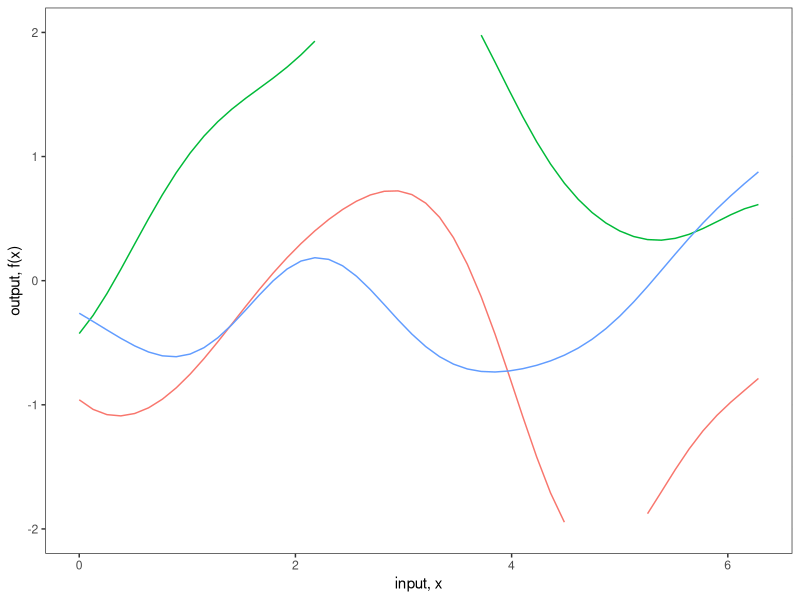
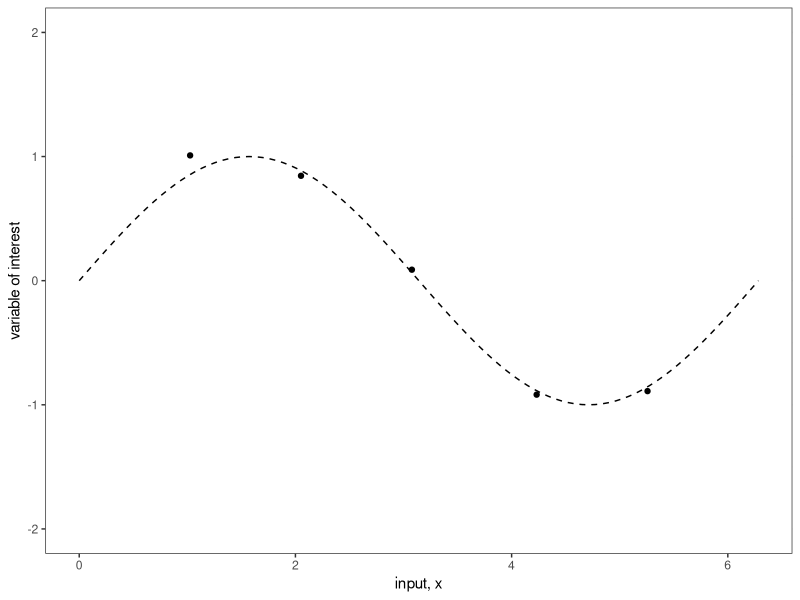
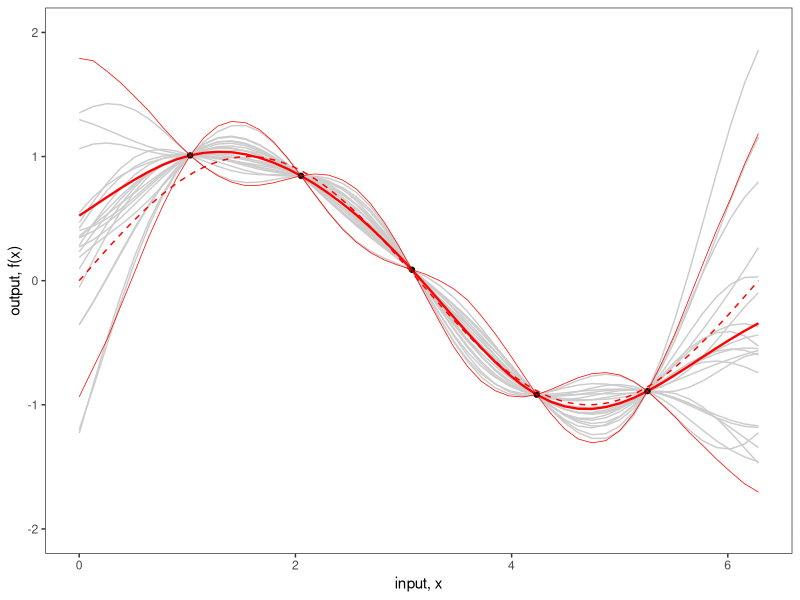
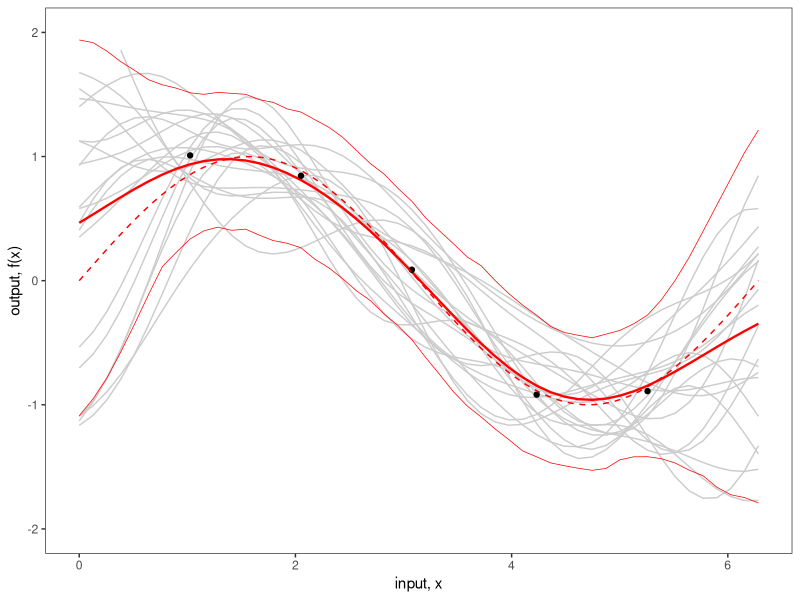
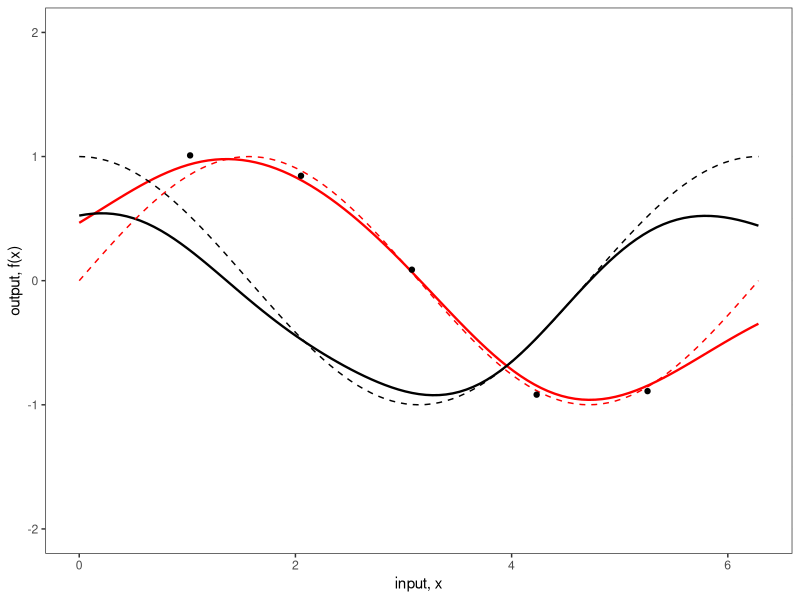

These figures' R source, in order:
## ---- chunk 1
# Load in the required libraries for data manipulation
# and multivariate normal distribution
require(MASS)
require(plyr)
require(reshape2)
require(ggplot2)
## ---- chunk 2
x_pts_num <- 50
x_pts_num_s <- 10
## ---- chunk 3
# Parameters:
#	X1, X2 = vectors
# 	l = the scale length parameter
# Returns:
# 	a covariance matrix
calcSigma <- function(X1,X2,l=1) {
  Sigma <- matrix(rep(0, length(X1)*length(X2)), nrow=length(X1))
  for (i in 1:nrow(Sigma)) {
    for (j in 1:ncol(Sigma)) {
      Sigma[i,j] <- exp(-0.5*(abs(X1[i]-X2[j])/l)^2)
    }
  }
  return(Sigma)
}
x.star_s <- seq(0,2*pi, len=x_pts_num_s)
k.xsxs_s <- calcSigma(x.star_s,x.star_s)
## ---- chunk 4
# Utility function to print matrices in proper LaTeX format
print_mat <- function(mat) {
  n <- nrow(mat)
  c('\\begin{bmatrix}',
    paste0(sapply(seq_len(n - 1),
                  function(i) paste0(mat[i, ], collapse = ' & ')),
           ' \\\\'),
    paste0(mat[n, ], collapse = ' & '),
    '\\end{bmatrix}')
} 
## ---- chunk 5
writeLines(c('$$',
             print_mat(
               round(k.xsxs_s,3)
             ),
             '$$'))
## ---- chunk 6
# Parameters:
#	X1, X2 = vectors
# 	l = the scale length parameter
# Returns:
# 	a covariance matrix
calcSigma <- function(X1,X2,l=1) {
  Sigma <- matrix(rep(0, length(X1)*length(X2)), nrow=length(X1))
  for (i in 1:nrow(Sigma)) {
    for (j in 1:ncol(Sigma)) {
      Sigma[i,j] <- exp(-0.5*(abs(X1[i]-X2[j])/l)^2)
    }
  }
  return(Sigma)
}
x.star <- seq(0,2*pi, len=x_pts_num)
k.xsxs <- calcSigma(x.star,x.star)
## ---- chunk 7
# Generate a number of functions from the process
n.samples_s <- 3
values <- matrix(rep(0,length(x.star)*n.samples_s), ncol=n.samples_s)
for (i in 1:n.samples_s) {
  # Each column represents a sample from a multivariate normal distribution
  # with zero mean and covariance k.xsxs
  values[,i] <- mvrnorm(1, rep(0, length(x.star)), k.xsxs)
}
values <- cbind(x=x.star,as.data.frame(values))
values <- melt(values,id="x")
## ---- chunk 8
# Plot the result
fig2a <- ggplot(values,aes(x=x,y=value)) +
  geom_rect(xmin=-Inf, xmax=Inf, ymin=-2.25, ymax=2.25, fill="white") +
  geom_line(aes(color=variable), show.legend = FALSE) +
  theme_bw() +
  scale_y_continuous(lim=c(-2,2), name="output, f(x)") +
  xlab("input, x")
fig2a
## ---- chunk 9
n <- 5
## ---- chunk 10
real_life_process <- function(x){
  sin(x)
}
## ---- chunk 11

# control_inputs <- matrix(seq(1,2*pi-1,len=n), ncol = 1)
control_inputs <- matrix(c(1.0258262, 2.0516523, 3.0774785, 4.2315330, 5.2573591), ncol = 1)

var_meas_err <- 0.01
obs_errors <- matrix(rnorm(n,0,sd = sqrt(var_meas_err)), ncol=1)

zeta <- real_life_process(control_inputs)
obs <- as.matrix(zeta, ncol=1) + obs_errors

f <- data.frame(x=control_inputs,
                y=obs)
colnames(f) <- c("control_inputs", "obs")
## ---- chunk 12
# Plot the result
fig <- ggplot(f, aes(control_inputs, obs)) +
  geom_rect(xmin=-Inf, xmax=Inf, ymin=-2.25, ymax=2.25, fill="white") + 
  geom_point() +
  geom_function(fun = function(x) sin(x), linetype="dashed") +
  xlab("input, x") +
  xlim(0,2*pi) +
  scale_y_continuous(lim=c(-2,2), name="variable of interest") +
  theme_bw()
fig
## ---- chunk 13
x <- f$control_inputs
k.xx <- calcSigma(x,x)
k.xxs <- calcSigma(x,x.star)
k.xsx <- calcSigma(x.star,x)
# k.xsxs <- calcSigma(x.star,x.star)
## ---- chunk 14
f.star.bar <- k.xsx%*%solve(k.xx)%*%f$obs
cov.f.star <- k.xsxs - k.xsx%*%solve(k.xx)%*%k.xxs
## ---- chunk 15
n.samples_m <- 20
## ---- chunk 16
values <- matrix(rep(0,length(x.star)*n.samples_m), ncol=n.samples_m)
for (i in 1:n.samples_m) {
  values[,i] <- mvrnorm(1, f.star.bar, cov.f.star)
}
values <- cbind(x=x.star,as.data.frame(values))
values <- melt(values,id="x")
## ---- chunk 17
n.samples <- 1000
values_l <- matrix(rep(0,length(x.star)*n.samples), ncol=n.samples)
for (i in 1:n.samples) {
  values_l[,i] <- mvrnorm(1, f.star.bar, cov.f.star)
}
values_l <- cbind(x=x.star,as.data.frame(values_l))
values_l <- melt(values_l,id="x")
## ---- chunk 18
post_summ <- data.frame(x.star, f.star.bar, rep(NA, length(x.star)), rep(NA, length(x.star)))
colnames(post_summ) <- c("x.star", "f.star.bar", "lower", "upper")
for (i in 1:length(x.star)) {
  post_summ[i, 3] <- quantile(values_l[seq(i, length(x.star)*n.samples, by=length(x.star)),3], 0.025)
}
for (i in 1:length(x.star)) {
  post_summ[i, 4] <- quantile(values_l[seq(i, length(x.star)*n.samples, by=length(x.star)),3], 0.975)
}
## ---- chunk 19
fig2b <- ggplot(values,aes(x=x,y=value)) +
  geom_rect(xmin=-Inf, xmax=Inf, ymin=-2.25, ymax=2.25, fill="white") +
  geom_line(aes(group=variable), colour="grey80") + 
  geom_line(data=values_l, aes(x=rep(x.star,n.samples), y=rep(f.star.bar,n.samples)),colour="red", linewidth=0.8) +
  geom_point(data=f,aes(x=control_inputs,y=obs)) +
  geom_line(data=post_summ,aes(x=x.star,y=lower), colour="red", linewidth=0.25) +
  geom_line(data=post_summ,aes(x=x.star,y=upper), colour="red", linewidth=0.25) +
  theme_bw() +
  scale_y_continuous(lim=c(-2,2), name="output, f(x)") +
  xlab("input, x") +
  geom_function(fun = function(x) sin(x), colour="red", linetype="dashed")
fig2b
## ---- chunk 20
obs_noise <- 0.1
## ---- chunk 21
x <- f$control_inputs
k.xx.noise <- k.xx + obs_noise * diag(1, ncol(k.xx))
## ---- chunk 22
f.star.bar <- k.xsx%*%solve(k.xx.noise)%*%f$obs
cov.f.star <- k.xsxs - k.xsx%*%solve(k.xx.noise)%*%k.xxs
## ---- chunk 23
n.samples_m <- 20
## ---- chunk 24
values <- matrix(rep(0,length(x.star)*n.samples_m), ncol=n.samples_m)
for (i in 1:n.samples_m) {
  values[,i] <- mvrnorm(1, f.star.bar, cov.f.star)
}
values <- cbind(x=x.star,as.data.frame(values))
values <- melt(values,id="x")
## ---- chunk 25
n.samples <- 1000
values_l <- matrix(rep(0,length(x.star)*n.samples), ncol=n.samples)
for (i in 1:n.samples) {
  values_l[,i] <- mvrnorm(1, f.star.bar, cov.f.star)
}
values_l <- cbind(x=x.star,as.data.frame(values_l))
values_l <- melt(values_l,id="x")
## ---- chunk 26
post_summ <- data.frame(x.star, f.star.bar, rep(NA, length(x.star)), rep(NA, length(x.star)))
colnames(post_summ) <- c("x.star", "f.star.bar", "lower", "upper")
for (i in 1:length(x.star)) {
  post_summ[i, 3] <- quantile(values_l[seq(i, length(x.star)*n.samples, by=length(x.star)),3], 0.025)
}
for (i in 1:length(x.star)) {
  post_summ[i, 4] <- quantile(values_l[seq(i, length(x.star)*n.samples, by=length(x.star)),3], 0.975)
}
## ---- chunk 27
fig2b <- ggplot(values,aes(x=x,y=value)) +
  geom_rect(xmin=-Inf, xmax=Inf, ymin=-2.25, ymax=2.25, fill="white") +
  geom_line(aes(group=variable), colour="grey80") + 
  geom_line(data=values_l, aes(x=rep(x.star,n.samples), y=rep(f.star.bar,n.samples)),colour="red", linewidth=0.8) +
  geom_point(data=f,aes(x=control_inputs,y=obs)) +
  geom_line(data=post_summ,aes(x=x.star,y=lower), colour="red", linewidth=0.25) +
  geom_line(data=post_summ,aes(x=x.star,y=upper), colour="red", linewidth=0.25) +
  theme_bw() +
  scale_y_continuous(lim=c(-2,2), name="output, f(x)") +
  xlab("input, x") +
  geom_function(fun = function(x) sin(x), colour="red", linetype="dashed") 
# +
  # geom_errorbar(data=f,aes(x=control_inputs,y=NULL,ymin=obs-2*sqrt(obs_noise), ymax=obs+2*sqrt(obs_noise)), width=0.2)
fig2b
## ---- chunk 28
alpha <- solve(k.xx.noise) %*% f$obs
## ---- chunk 29
alpha1 <- alpha[1]
alpha2 <- alpha[2]
alpha3 <- alpha[3]
alpha4 <- alpha[4]
alpha5 <- alpha[5]
ci1 <- control_inputs[1]
ci2 <- control_inputs[2]
ci3 <- control_inputs[3]
ci4 <- control_inputs[4]
ci5 <- control_inputs[5]
mf <- expression(
  alpha1 * exp(-0.5*((ci1-x)/l)^2) +
    alpha2 * exp(-0.5*((ci2-x)/l)^2) +
    alpha3 * exp(-0.5*((ci3-x)/l)^2) +
    alpha4 * exp(-0.5*((ci4-x)/l)^2) +
    alpha5 * exp(-0.5*((ci5-x)/l)^2))
D(mf, 'x')
## ---- chunk 30
l <- 1
fig2d <- ggplot(values,aes(x=x,y=value)) +
  geom_rect(xmin=-Inf, xmax=Inf, ymin=-2.25, ymax=2.25, fill="white") +
  geom_function(fun = function(x) 
    alpha[1] * exp(-0.5*((control_inputs[1]-x)/l)^2) +
      alpha[2] * exp(-0.5*((control_inputs[2]-x)/l)^2) +
      alpha[3] * exp(-0.5*((control_inputs[3]-x)/l)^2) +
      alpha[4] * exp(-0.5*((control_inputs[4]-x)/l)^2) +
      alpha[5] * exp(-0.5*((control_inputs[5]-x)/l)^2),
    colour="red", linewidth=0.8) +
  geom_function(fun = function(x)
    alpha1 * (exp(-0.5 * ((ci1 - x)/l)^2) * (0.5 * (2 * (1/l * ((ci1 - x)/l))))) + 
      alpha2 * (exp(-0.5 * ((ci2 - x)/l)^2) * (0.5 * (2 * (1/l * ((ci2 - x)/l))))) + 
      alpha3 * (exp(-0.5 * ((ci3 - x)/l)^2) * (0.5 * (2 * (1/l * ((ci3 - x)/l))))) + 
      alpha4 * (exp(-0.5 * ((ci4 - x)/l)^2) * (0.5 * (2 * (1/l * ((ci4 - x)/l))))) + 
      alpha5 * (exp(-0.5 * ((ci5 - x)/l)^2) * (0.5 * (2 * (1/l * ((ci5 - x)/l))))),
    colour="black", linewidth=0.8) +
  geom_function(fun = function(x) sin(x), colour="red", linetype="dashed") +
  geom_function(fun = function(x) cos(x), linetype="dashed") +
  geom_point(data=f,aes(x=control_inputs,y=obs)) +
  theme_bw() +
  scale_y_continuous(lim=c(-2,2), name="output, f(x)") +
  xlab("input, x")
fig2d
